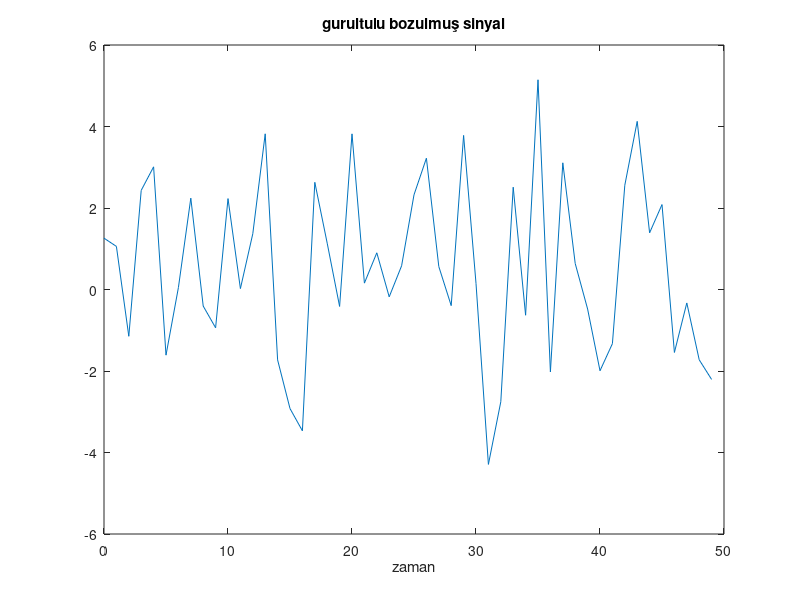
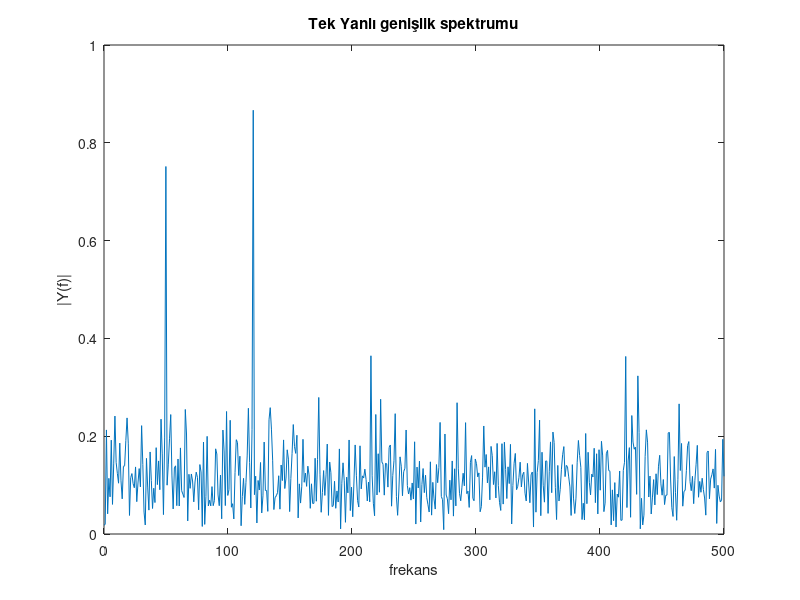

Write the MATLAB code that produced these figures, in order.
Fs  = 1000; %Hz
T = 1 / Fs; %periyot
L = 1000; %işaretin uzunluğu
t = (0:L-1)*T; % zaman vektörü
x = 0.7*sin(2*pi*50*t); % 50Hz lik sinyal
y = 1*sin(2*pi*120*t); % 120Hz lik sinyal
z = x+y; % iki sinyal toplanır
a = z+2*randn(size(t)); % rastegele gürültü
plot(Fs*t(1:50),a(1:50));
title('gurultulu bozulmuş sinyal')
xlabel('zaman')
NFFT= 2^nextpow2(L); % fft uzunluğunun hesaplanması
Y= fft(a,NFFT)/L; % normalize edilen fft
f = Fs/2*linspace(0,1,NFFT/2); %sinyali dağıtma işlemi yapar
figure
plot(f,2*abs(Y(1:NFFT/2)))
title('Tek Yanlı genişlik spektrumu')
xlabel('frekans')
ylabel('|Y(f)|')
